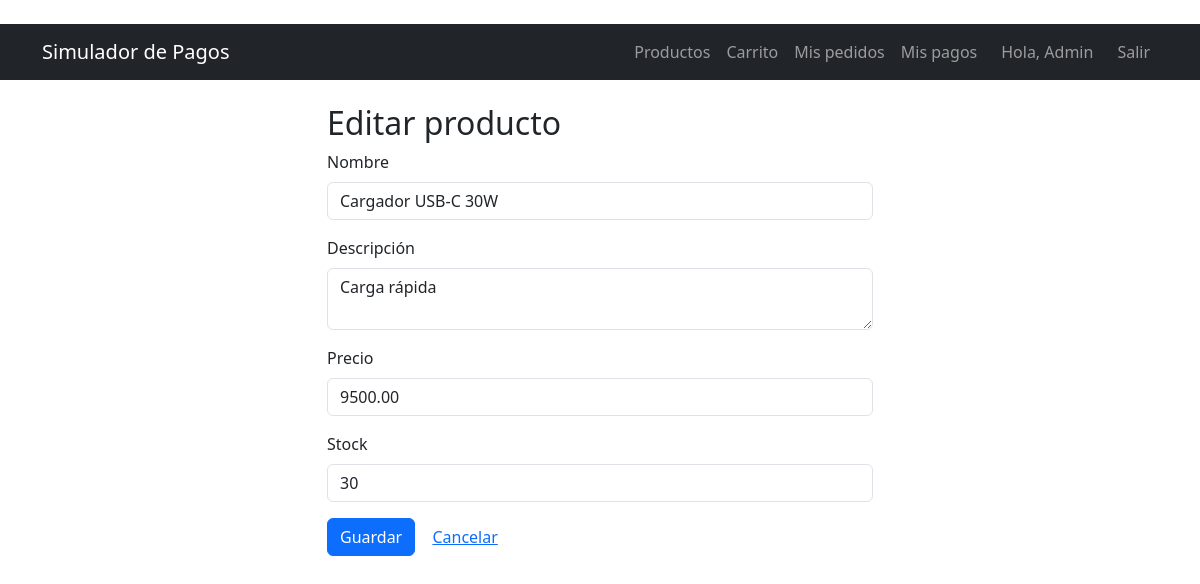
The app's page /productos/4/editar (signed in) with its own data.
### app/models.py (models this page shows, shortened)
class Usuario(UserMixin, db.Model):
    __tablename__ = "usuarios"
    id = db.Column(db.Integer, primary_key=True)
    nombre = db.Column(db.String(80), nullable=False)
    email = db.Column(db.String(120), unique=True, nullable=False, index=True)
    password_hash = db.Column(db.String(256), nullable=False)
    fecha_registro = db.Column(db.DateTime, default=datetime.utcnow)
    pedidos = db.relationship("Pedido", back_populates="usuario", lazy=True)

class Producto(db.Model):
    __tablename__ = "productos"
    id = db.Column(db.Integer, primary_key=True)
    nombre = db.Column(db.String(100), nullable=False)
    descripcion = db.Column(db.Text)
    precio = db.Column(db.Numeric(10, 2), nullable=False)
    stock = db.Column(db.Integer, nullable=False, default=0)
    items = db.relationship("ItemPedido", back_populates="producto", lazy=True)

### app/routes/products.py (the view)
@products_bp.route("/<int:id>/editar", methods=["GET", "POST"])
@login_required
def editar(id):
    producto = db.get_or_404(Producto, id)
    form = ProductoForm(obj=producto)
    if form.validate_on_submit():
        form.populate_obj(producto)
        db.session.commit()
        flash("Producto actualizado.", "success")
        return redirect(url_for("products.listar"))
    return render_template("producto_form.html", form=form, titulo="Editar producto")

### app/forms.py
class ProductoForm(FlaskForm):
    nombre = StringField("Nombre", validators=[DataRequired(), Length(max=100)])
    descripcion = TextAreaField("Descripción", validators=[Optional(), Length(max=500)])
    precio = DecimalField("Precio", places=2,
                          validators=[InputRequired(), NumberRange(min=0.01, message="El precio debe ser mayor a 0")])
    stock = IntegerField("Stock",
                         validators=[InputRequired(), NumberRange(min=0, message="El stock no puede ser negativo")])
    submit = SubmitField("Guardar")

### app/models.py (called while the page is built)
@login_manager.user_loader
def cargar_usuario(user_id):
    return db.session.get(Usuario, int(user_id))

### app/templates/producto_form.html (shortened to what this page needs)
{% extends "base.html" %} {% block title %}{{ titulo }}{% endblock %} {% block
content %}
<div class="row justify-content-center">
  <div class="col-md-6">
    <h2>{{ titulo }}</h2>
    <form method="POST" novalidate>
      {{ form.hidden_tag() }} {% for campo in [form.nombre, form.descripcion,
      form.precio, form.stock] %}
      <div class="mb-3">
        {{ campo.label(class="form-label") }} {{ campo(class="form-control" + ("
        is-invalid" if campo.errors else "")) }}
      </div>
      {% endfor %} {{ form.submit(class="btn btn-primary") }}
      <a href="{{ url_for('products.listar') }}" class="btn btn-link"
        >Cancelar</a
      >
    </form>
  </div>
</div>
{% endblock %}

### app/templates/base.html (shortened to what this page needs)
﻿<!DOCTYPE html>
<html lang="es">
<head>
    <link href="https://cdn.jsdelivr.net/npm/bootstrap@5.3.3/dist/css/bootstrap.min.css" rel="stylesheet">
</head>
<body>
<nav class="navbar navbar-expand navbar-dark bg-dark mb-4">
    <div class="container">
        <a class="navbar-brand" href="{{ url_for('index') }}">Simulador de Pagos</a>
        <div class="navbar-nav ms-auto">
            <a class="nav-link" href="{{ url_for('products.listar') }}">Productos</a>
            {% if current_user.is_authenticated %}
                <a class="nav-link" href="{{ url_for('orders.carrito') }}">Carrito</a>
                <a class="nav-link" href="{{ url_for('orders.listar') }}">Mis pedidos</a>
                <a class="nav-link" href="{{ url_for('payments.listar') }}">Mis pagos</a>
                <span class="navbar-text mx-3">Hola, {{ current_user.nombre }}</span>
                <a class="nav-link" href="{{ url_for('auth.logout') }}">Salir</a>
            {% else %}
                <a class="nav-link" href="{{ url_for('auth.login') }}">Ingresar</a>
                <a class="nav-link" href="{{ url_for('auth.registro') }}">Registrarse</a>
            {% endif %}
        </div>
    </div>
</nav>
<div class="container">
    {% block content %}{% endblock %}
</div>
</body>
</html>

### records on screen
Usuario: nombre "Admin"
Producto: nombre "Cargador USB-C 30W" "Carga rápida" "9500.00" "30"

### other values on screen
{{ titulo }} "Editar producto"
{{ campo.label(class="form-label") }} "Nombre" "Descripción" "Precio" "Stock"
